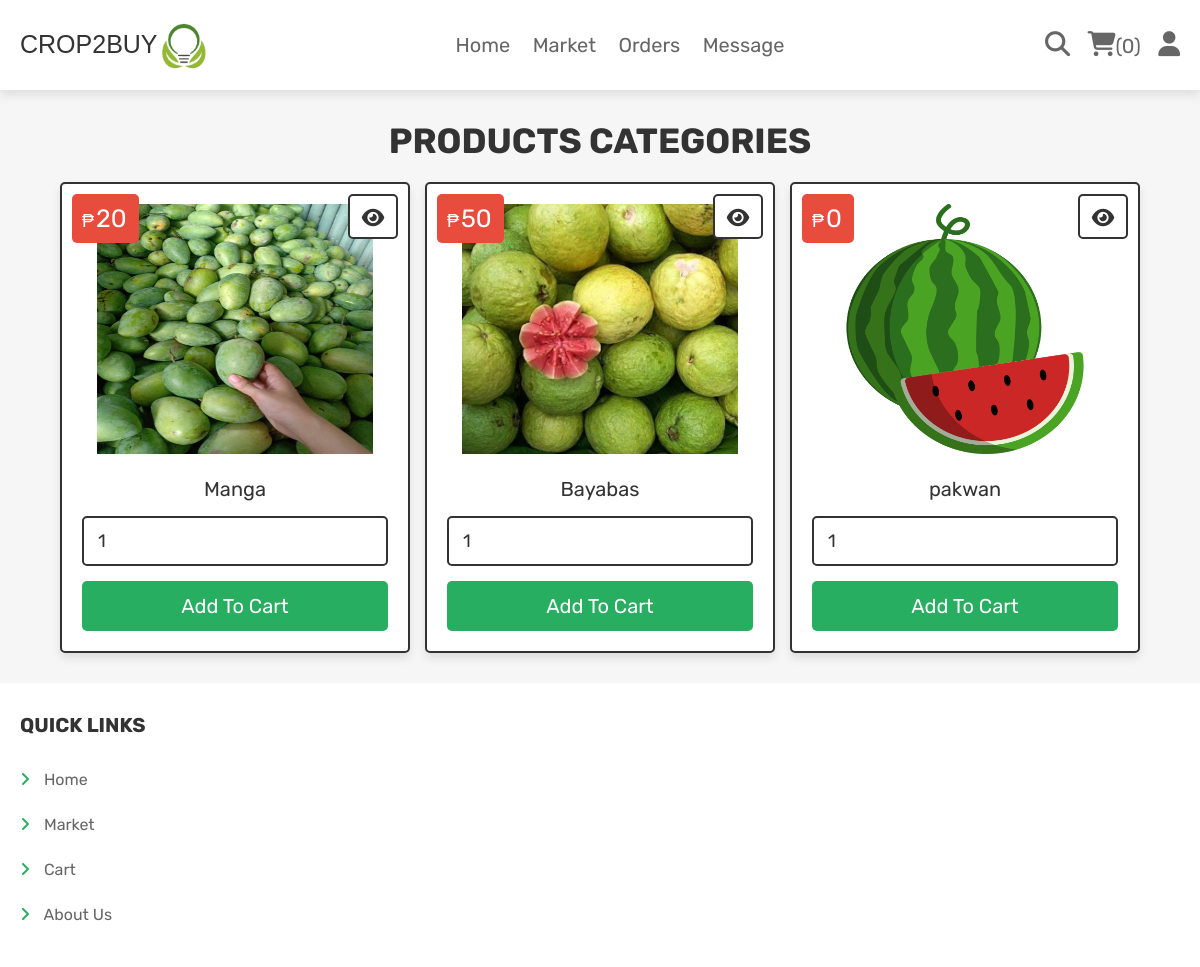
Screenshot of /category.php?category=fruits (signed in) with the database file from the repository.
### tables this page shows
CREATE TABLE `products` (
  `id` int(100) NOT NULL,
  `category` varchar(20) NOT NULL,
  `product_name` varchar(100) NOT NULL,
  `seller_name` varchar(100) NOT NULL,
  `unit` varchar(20) NOT NULL,
  `quantity` int(11) NOT NULL,
  `price` int(100) NOT NULL,
  `shipping_charge` decimal(10,0) NOT NULL,
  `product_availability` varchar(20) NOT NULL,
  `image1` varchar(100) NOT NULL,
  `image2` varchar(100) NOT NULL,
  `image3` varchar(100) NOT NULL,
  `details` varchar(500) NOT NULL
);

### category.php (the view, shortened to what this page needs)
<?php
@include 'config.php';
?>
<!DOCTYPE html>
<html lang="en">
<head>
   <link rel="stylesheet" href="https://cdnjs.cloudflare.com/ajax/libs/font-awesome/6.1.1/css/all.min.css">
   <link rel="stylesheet" href="css/style.css">
</head>
<body>
<?php include 'header.php'; ?>
<section class="products">
   <h1 class="title">products categories</h1>
   <div class="box-container">
   <?php
      $category_name = $_GET['category'];
      $select_products = $conn->prepare("SELECT * FROM `products` WHERE category = ?");
      $select_products->execute([$category_name]);
      if($select_products->rowCount() > 0){
         while($fetch_products = $select_products->fetch(PDO::FETCH_ASSOC)){
   ?>
   <form action="" class="box" method="POST">
      <div class="price">₱<span><?= $fetch_products['price']; ?></span></div>
      <a href="view_page.php?pid=<?= $fetch_products['id']; ?>" class="fas fa-eye"></a>
      <img src="uploaded_img/<?= $fetch_products['image1']; ?>" alt="">
      <div class="name"><?= $fetch_products['product_name']; ?></div>
      <input type="number" min="1" value="1" name="p_qty" class="qty">
      <input type="submit" value="add to cart" class="btn" name="add_to_cart">
   </form>
   <?php
         }
      }else{
         echo '<p class="empty">no products available!</p>';
      }
   ?>
   </div>
</section>
<?php include 'footer.php'; ?>
</body>
</html>

### css/style.css (style rules this page uses)
.products .box-container { display: grid; grid-template-columns: repeat(auto-fit, 35rem); gap:1.5rem; justify-content: center; align-items: flex-start; }
.products .box-container .box { padding:2rem; text-align: center; border:var(--border); background-color: var(--white); box-shadow: var(--box-shadow); border-radius: .5rem; position: relative; }
.products .box-container .box .price { position: absolute; top:1rem; left:1rem; padding:1rem; border-radius: .5rem; background-color: var(--red); font-size: 1.8rem; color:var(--white); }
.products .box-container .box .price span { font-size: 2.5rem; color:var(--white); margin:0 .2rem; }
.products .box-container .box .fa-eye { position: absolute; top:1rem; right:1rem; border-radius: .5rem; height: 4.5rem; line-height: 4.3rem; width: 5rem; border:var(--border); color:var(--black); font-size: 2rem; background-color: var(--white); }
.products .box-container .box img { height: 250px; width: 90%; margin-bottom: 1rem; }
.products .box-container .box .name { font-size: 2rem; color:var(--black); padding:1rem 0; }
.products .box-container .box .qty { margin:.5rem 0; border-radius: .5rem; padding:1.2rem 1.4rem; font-size: 1.8rem; color:var(--black); border:var(--border); width: 100%; }

### css/components.css (style rules this page uses)
:root { --green:#27ae60; --orange:#f39c12; --red:#e74c3c; --black:#333; --light-color:#666; --white:#fff; --light-bg:#f6f6f6; --border:.2rem solid var(--black); --box-shadow:0 .5rem 1rem rgba(0,0,0,.1); }
* { font-family: 'Rubik', sans-serif; margin:0; padding:0; box-sizing: border-box; outline: none; border:none; text-decoration: none; color:var(--black); }
body { background-color: var(--light-bg); }
html { font-size: 62.5%; overflow-x: hidden; scroll-behavior: smooth; scroll-padding-top: 6.5rem; }
section { padding:3rem 2rem; max-width: 1200px; margin:0 auto; }
.btn, .delete-btn, .option-btn { display: block; width: 100%; margin-top: 1rem; border-radius: .5rem; color:var(--white); font-size: 2rem; padding:1.3rem 3rem; text-transform: capitalize; cursor: pointer; text-align: center; }
.btn { background-color: var(--green); }
.title { text-align: center; margin-bottom: 2rem; text-transform: uppercase; color:var(--black); font-size: 3.5rem; }

### rows the page displays
products: price "20", image1 (picture), product_name "Manga"
products: price "50", image1 (picture), product_name "Bayabas"
products: price "0", image1 (picture), product_name "pakwan"

### other values shown
$count_cart_items->rowCount() "0"
